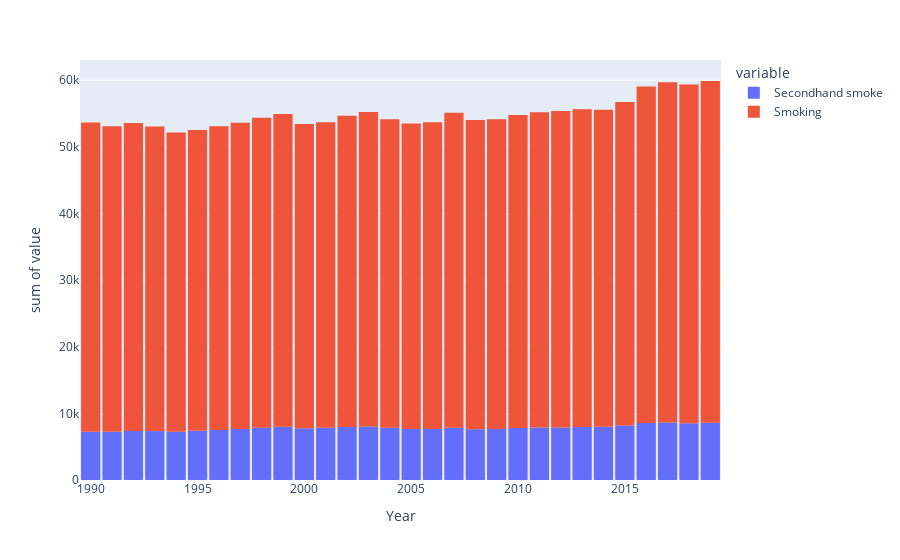

Write notebook code for a chart like this one.
### Code cell
# Here we use a column with categorical data
fig = px.histogram(dfArgentinaData, x="Year", y=['Secondhand smoke','Smoking'], nbins=30)
fig.update_layout(bargap=0.1) # Gap between bars
fig.show()

### Figure 1 — Plotly figure (JSON) as saved in the notebook; plotly's stock layout.template omitted (floating-point values rounded to 4 significant figures)
{"data": [{"alignmentgroup": "True", "bingroup": "x", "histfunc": "sum", "hovertemplate": "variable=Secondhand smoke<br>Year=%{x}<br>sum of value=%{y}<extra></extra>", "legendgroup": "Secondhand smoke", "marker": {"color": "#636efa", "pattern": {"shape": ""}}, "name": "Secondhand smoke", "nbinsx": 30, "offsetgroup": "Secondhand smoke", "orientation": "v", "showlegend": true, "type": "histogram", "x": [1990, 1991, 1992, 1993, 1994, 1995, 1996, 1997, 1998, 1999, 2000, 2001, 2002, 2003, 2004, 2005, 2006, 2007, 2008, 2009, 2010, 2011, 2012, 2013, 2014, 2015, 2016, 2017, 2018, 2019], "xaxis": "x", "y": [7223, 7223, 7347, 7342, 7256, 7405, 7521, 7651, 7847, 7977, 7774, 7827, 7949, 8030, 7827, 7670, 7653, 7848, 7626, 7648, 7793, 7876, 7887, 7966, 7993, 8189, 8568, 8618, 8509, 8578], "yaxis": "y"}, {"alignmentgroup": "True", "bingroup": "x", "histfunc": "sum", "hovertemplate": "variable=Smoking<br>Year=%{x}<br>sum of value=%{y}<extra></extra>", "legendgroup": "Smoking", "marker": {"color": "#EF553B", "pattern": {"shape": ""}}, "name": "Smoking", "nbinsx": 30, "offsetgroup": "Smoking", "orientation": "v", "showlegend": true, "type": "histogram", "x": [1990, 1991, 1992, 1993, 1994, 1995, 1996, 1997, 1998, 1999, 2000, 2001, 2002, 2003, 2004, 2005, 2006, 2007, 2008, 2009, 2010, 2011, 2012, 2013, 2014, 2015, 2016, 2017, 2018, 2019], "xaxis": "x", "y": [46415, 45869, 46216, 45708, 44885, 45126, 45556, 45967, 46526, 46945, 45673, 45880, 46722, 47185, 46319, 45836, 46026, 47285, 46398, 46503, 46971, 47324, 47485, 47689, 47575, 48531, 50483, 51077, 50863, 51306], "yaxis": "y"}], "layout": {"bargap": 0.1, "barmode": "relative", "legend": {"title": {"text": "variable"}, "tracegroupgap": 0}, "margin": {"t": 60}, "xaxis": {"anchor": "y", "domain": [0, 1], "title": {"text": "Year"}}, "yaxis": {"anchor": "x", "domain": [0, 1], "title": {"text": "sum of value"}}}}
